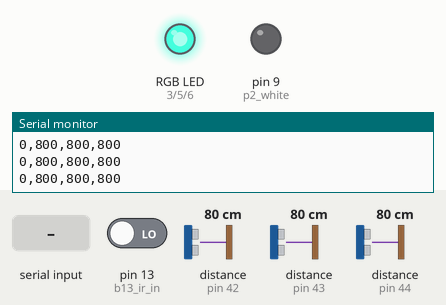
Simulated run of this sketch. Board: Arduino Uno, built with avr-gcc and run on an emulated ATmega328P. Shown: an RGB LED mixed from three pins (HIGH = lit), output pins drawn as LEDs (lit = HIGH), the last lines printed to the serial monitor. The inputs (shaded band) are chosen by the test bench; at power-on: pin 13 (b13_ir_in) LOW, distance to the obstacle (sensors on pin 42, pin 43, pin 44) 80 cm. Dim RGB values are drawn brighter than linear.

Above: at 5.0 s.
5.1 s: "#90\n" received over Serial
At 5.7 s:
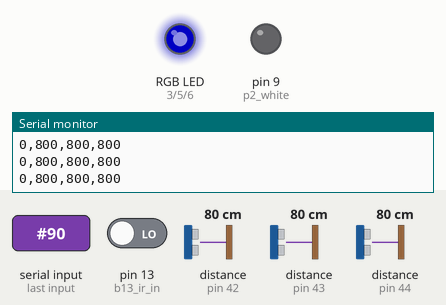
6.6 s: "#" received over Serial
At 8.1 s:
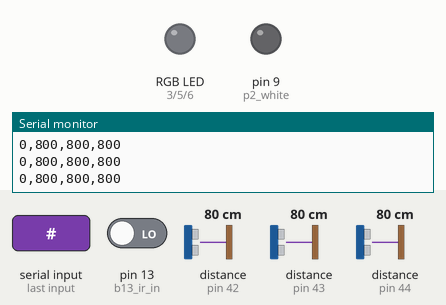
Timing chart, 0 to 9.6 s (numbered marks = the images above; inputs shaded):
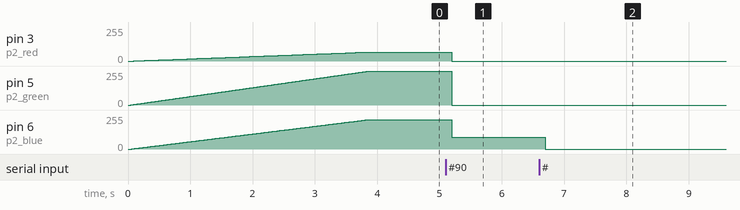

The sketch:

k3_control.ino
```cpp
// ToF Sensors
#include <VL53L1X.h>
#define b16_tof 2   // Right ToF
#define b17_tof 4   // Middle ToF
#define b18_tof 7   // Left ToF

const uint8_t sensorCount = 3;
const uint8_t xshutPins[sensorCount] = { b18_tof, b17_tof, b16_tof };
VL53L1X sensors[sensorCount];

// RGBW
#define p2_red 3
#define p2_green 5
#define p2_blue 6
#define p2_white 9

// IR Receiver
#define b13_ir_in 13

int pwmRed = 0;
int pwmGreen = 0;
int pwmBlue = 0;
int pwmWhite = 0;

bool irSignal = 0;
int16_t distanceLeft = 0;
int16_t distanceMiddle = 0;
int16_t distanceRight = 0;

unsigned long previousMillis = 0;
unsigned long currentMillis = millis();
const long interval = 250;

String myString;
long myStringInt = 0;

void setup() {
  Serial.begin(9600);
  Serial.setTimeout(10);
  while (!Serial) delay(10);

  Wire.begin();
   for (uint8_t i = 0; i < sensorCount; i++)
  {
    pinMode(xshutPins[i], OUTPUT);
    digitalWrite(xshutPins[i], LOW);
  }

  // Enable, initialize, and start each sensor, one by one.
  for (uint8_t i = 0; i < sensorCount; i++)
  {
    pinMode(xshutPins[i], INPUT);
    delay(10);

    sensors[i].setTimeout(500);
    if (!sensors[i].init())
    {
      Serial.print("Failed to detect and initialize sensor ");
      Serial.println(i);
      while (1);
    }

    // Each sensor address is changed from default 0x29 to a unique one
    sensors[i].setAddress(0x2A + i);

    sensors[i].startContinuous(50);
  }

  pinMode(p2_red, OUTPUT);
  pinMode(p2_green, OUTPUT);
  pinMode(p2_blue, OUTPUT);
  pinMode(p2_white, OUTPUT);
  pinMode(b13_ir_in, INPUT);

  for (int i = 0; i <= 252; i++) {
    analogWrite(p2_red, (i * 0.266));
    analogWrite(p2_green, i);
    analogWrite(p2_blue, (i * 0.869));
    delay(15);
  }
  pwmRed = 67;
  pwmGreen = 252;
  pwmBlue = 219;
}

void loop() {
  myString = getSerial();
  if (myString.startsWith("#")) {
    myString.remove(0, 1);
    myStringInt = myString.toInt();
    setSelectedRGBW(myStringInt); // send the long integer value to the function which activates the RGBW pins
  }

  currentMillis = millis();

  if (currentMillis - previousMillis >= interval) {
    previousMillis = currentMillis;
    distanceLeft = sensors[0].read();
    distanceMiddle = sensors[1].read();
    distanceRight = sensors[2].read();
    Serial.print(digitalRead(b13_ir_in));
    Serial.print(",");
    Serial.print(distanceLeft);
    Serial.print(",");
    Serial.print(distanceMiddle);
    Serial.print(",");
    Serial.print(distanceRight);
    Serial.println();
  }

  if ((pwmRed == 255) && (pwmGreen == 255) && (pwmBlue == 255)) {
    pwmWhite = 255;
  } else {
    pwmWhite = 0;
  }

  analogWrite(p2_red, pwmRed);
  analogWrite(p2_green, pwmGreen);
  analogWrite(p2_blue, pwmBlue);
  analogWrite(p2_white, pwmWhite);
}

String getSerial() {
  String a;
  while (Serial.available()) {
    a = Serial.readString();
  }
  return (a);
}

void setSelectedRGBW(long colorValue) {
  pwmRed = (colorValue >> 16);
  pwmGreen = ((colorValue & 0xFF00) >> 8);
  pwmBlue = (colorValue & 0xFF);
}
```

Measured:
- after the input at 5.1 s, pin 3 (p2_red): 67/255 → 0/255 after 0.10 s; pin 5 (p2_green): 252/255 → 0/255 after 0.10 s; pin 6 (p2_blue): 219/255 → 90/255 after 0.10 s
- after the input at 6.6 s, pin 6 (p2_blue): 90/255 → 0/255 after 0.10 s
